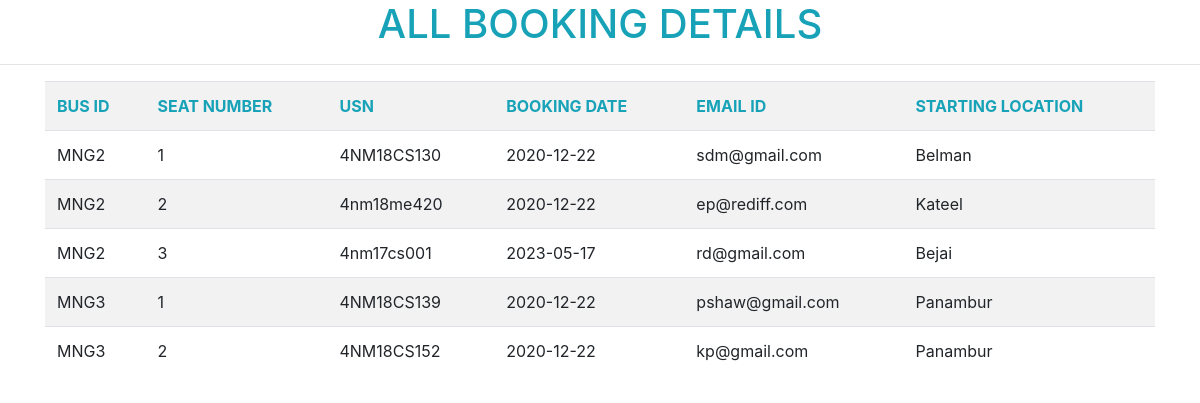
Page /admintable.php on the committed database.
### tables this page shows
CREATE TABLE `booking_details` (
  `bus_id` varchar(255) NOT NULL,
  `seat_no` int(11) NOT NULL,
  `usn` varchar(255) NOT NULL,
  `booking_date` date NOT NULL,
  `email_id` varchar(255) NOT NULL,
  `starting_location` varchar(255) NOT NULL
);

### admintable.php (the view, shortened to what this page needs)
<?php
include "config.php";
?>
<!DOCTYPE html>
<html lang="en">
  <head>
    <h1 style="text-align:center;" class="text-info">ALL BOOKING DETAILS</h1>
    <hr>
  <link rel="stylesheet" href="https://maxcdn.bootstrapcdn.com/bootstrap/4.5.2/css/bootstrap.min.css">
</head>
<body>
  <div class="container">
        <table class="table table-compressed table-striped table-hover  responsive">
        <tr class="text-info">
        <th >BUS ID</th>
        <th >SEAT NUMBER</th>
        <th >USN</th>
        <th >BOOKING DATE</th>
        <th >EMAIL ID</th>
        <th>STARTING LOCATION</th>
      </tr>
  <?php
$conn=mysqli_connect($servername,$username,$password,$dbname);
$sql2="SELECT * FROM booking_details  ";
$result2=mysqli_query($conn,$sql2) or die(mysqli_error($conn));
  if($result2==true)
  {
    while($rows=mysqli_fetch_assoc($result2))
      {
        $bus_id=$rows['bus_id'];
        $seatno=$rows['seat_no'];
        $usn=$rows['usn'];
        $booking_date=$rows['booking_date'];
        $email_id=$rows['email_id'];
        $starting_location=$rows['starting_location'];
        ?>
                <?php
                echo '<tr>'; ?>
                <td ><?php echo $bus_id ; ?></td>
                <td ><?php echo $seatno ; ?></td>
                <td ><?php echo $usn ; ?></td>
                <td ><?php echo $booking_date ; ?></td>
                <td ><?php echo $email_id ; ?></td>
                <td ><?php echo $starting_location ; ?></td>
              </tr>
              <?php
      }
}
?>
</table>
</div>
</body>
</html>

### rows in the picture
booking_details: bus "MNG2", seat_no "1", usn "4NM18CS130", booking_date "2020-12-22", email "sdm@gmail.com", starting_location "Belman"
booking_details: bus "MNG2", seat_no "2", usn "4nm18me420", booking_date "2020-12-22", email "ep@rediff.com", starting_location "Kateel"
booking_details: bus "MNG2", seat_no "3", usn "4nm17cs001", booking_date "2023-05-17", email "rd@gmail.com", starting_location "Bejai"
booking_details: bus "MNG3", seat_no "1", usn "4NM18CS139", booking_date "2020-12-22", email "pshaw@gmail.com", starting_location "Panambur"
booking_details: bus "MNG3", seat_no "2", usn "4NM18CS152", booking_date "2020-12-22", email "kp@gmail.com", starting_location "Panambur"
